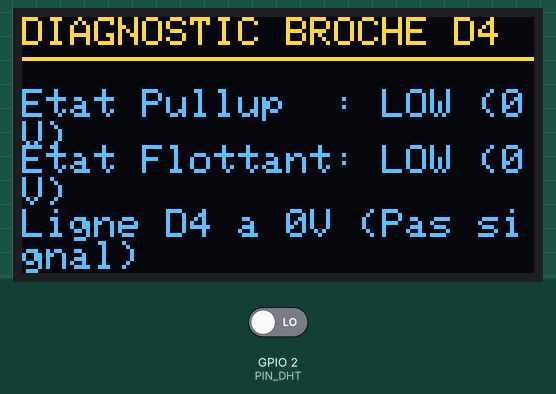
This sketch was run on a simulated ESP32. Shown: 128×64 one-colour display. The inputs (shaded band) are chosen by the test bench; at power-on: GPIO 2 (PIN_DHT) LOW. The OLED is the two-colour kind (top 16 rows yellow).

Above: at 1.3 s.
1.4 s: GPIO 2 (PIN_DHT) driven HIGH
At 2.8 s:
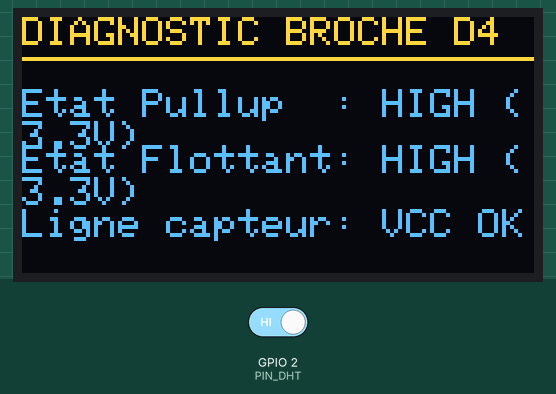
3.2 s: GPIO 2 (PIN_DHT) driven LOW
At 4.2 s:
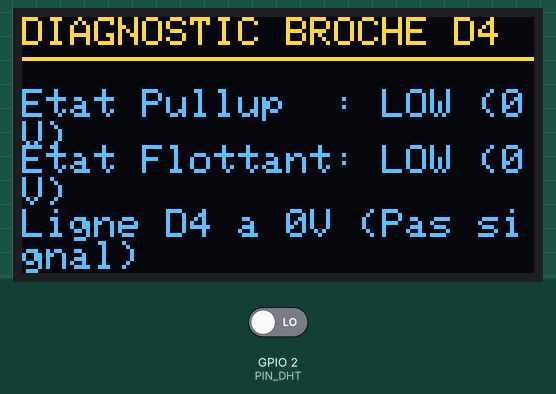
Timing chart, 0 to 6.2 s (numbered marks = the images above; inputs shaded):
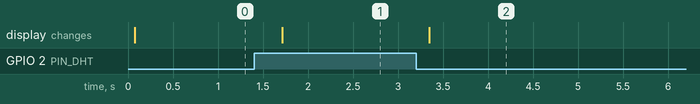

Measured:
- after the input at 1.4 s, the display: changes after 0.31 s (image 1)
- after the input at 3.2 s, the display: changes after 0.15 s (image 2)

The sketch:

test_dht_raw.ino
```cpp
#include <Arduino.h>
#include <Wire.h>
#include <Adafruit_GFX.h>
#include <Adafruit_SSD1306.h>

#define SCREEN_WIDTH 128
#define SCREEN_HEIGHT 64
#define OLED_RESET -1
#define SCREEN_ADDRESS 0x3C

#define PIN_SCL 5 // D1
#define PIN_SDA 4 // D2
#define PIN_DHT 2 // D4 (GPIO2)

Adafruit_SSD1306 display(SCREEN_WIDTH, SCREEN_HEIGHT, &Wire, OLED_RESET);

void setup() {
  Serial.begin(115200);
  Wire.begin(PIN_SDA, PIN_SCL);
  display.begin(SSD1306_SWITCHCAPVCC, SCREEN_ADDRESS);
}

void loop() {
  // Test 1: broche configurée en entrée avec pull-up activé
  pinMode(PIN_DHT, INPUT_PULLUP);
  delay(10);
  int stateWithPullup = digitalRead(PIN_DHT);

  // Test 2: broche configurée en entrée flottante
  pinMode(PIN_DHT, INPUT);
  delay(10);
  int stateFloating = digitalRead(PIN_DHT);

  display.clearDisplay();
  display.setTextSize(1);
  display.setTextColor(SSD1306_WHITE);
  display.setCursor(0, 0);
  display.print("DIAGNOSTIC BROCHE D4");
  display.drawLine(0, 10, 127, 10, SSD1306_WHITE);

  display.setCursor(0, 18);
  display.printf("Etat Pullup  : %s", stateWithPullup == HIGH ? "HIGH (3.3V)" : "LOW (0V)");

  display.setCursor(0, 32);
  display.printf("Etat Flottant: %s", stateFloating == HIGH ? "HIGH (3.3V)" : "LOW (0V)");

  display.setCursor(0, 48);
  if (stateFloating == HIGH) {
    display.print("Ligne capteur: VCC OK");
  } else {
    display.print("Ligne D4 a 0V (Pas signal)");
  }

  display.display();
  delay(500);
}
```
